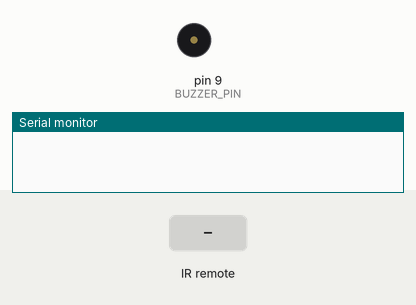
Recording of a sketch running on a simulated Arduino Uno, built with avr-gcc and run on an emulated ATmega328P. Parts: buzzer (waves = sounding, pin HIGH), the last lines printed to the serial monitor. The test bench sets the inputs (shaded band). Not simulated (calls return 0 or success): arduino_secrets.h.

Above: at 1.2 s.
1.3 s: infrared code 0x1FE48B7 received
At 1.7 s:
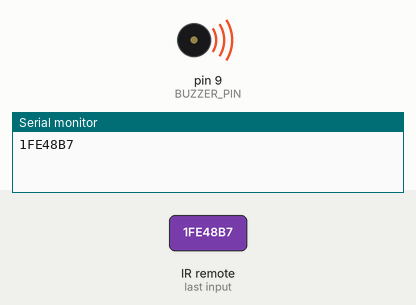
Timing chart, 0 to 4.3 s (numbered marks = the images above; inputs shaded):
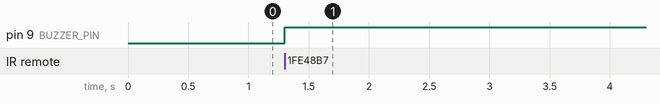

The sketch:

IR_Remote-Controlled_Buzzer.ino
```cpp
#include "arduino_secrets.h"

#include <IRremote.h>

// Define pins
const int RECV_PIN = 11; // IR receiver pin
const int BUZZER_PIN = 9; // Buzzer pin

IRrecv irrecv(RECV_PIN);
decode_results results;

bool buzzerState = false; // Variable to track the buzzer's state

void setup() {
    Serial.begin(9600);
    irrecv.enableIRIn(); // Start the receiver
    pinMode(BUZZER_PIN, OUTPUT);
    digitalWrite(BUZZER_PIN, LOW); // Initially turn off the buzzer
}

void loop() {
    if (irrecv.decode(&results)) {
        Serial.println(results.value, HEX); // Print the IR code to the Serial Monitor

        // Replace `0xFFA25D` with the IR code of your specific remote button
        if (results.value == 0x1FE48B7) { // Example code for the toggle button
            buzzerState = !buzzerState; // Toggle the buzzer state
            digitalWrite(BUZZER_PIN, buzzerState ? HIGH : LOW); // Set buzzer on/off based on state
        }

        irrecv.resume(); // Receive the next value
    }
}
```

Measured:
- after the input at 1.3 s, pin 9 (BUZZER_PIN): LOW → HIGH at once
